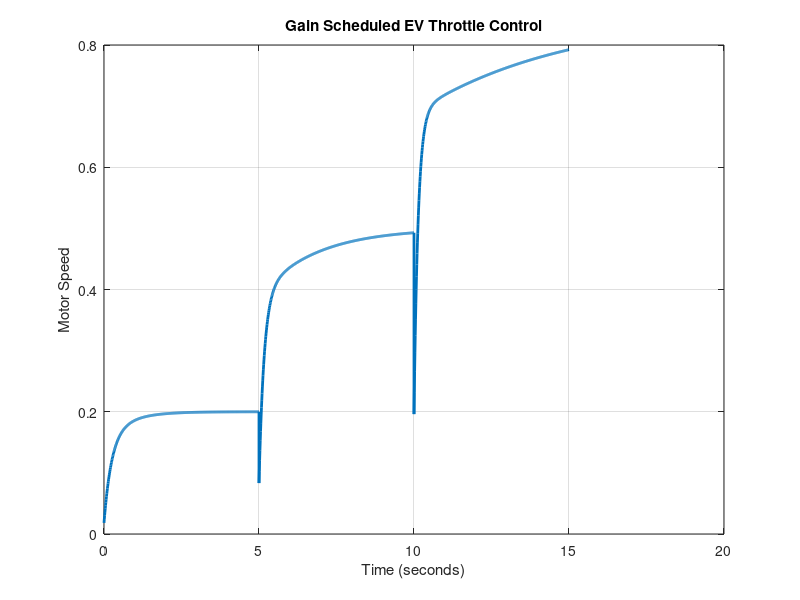

MATLAB code for this plot: (Note: this script raises an error after producing the figure.)
% GAIN SCHEDULED CONTROLLER FOR EV THROTTLE SYSTEM

% This script demonstrates gain scheduling for a throttle-controlled motor.
% Different PID gains are used depending on the throttle zone.

% Zones:
% Zone 1 : 0–30% throttle  -> smooth response (higher Ki)
% Zone 2 : 30–70% throttle -> balanced response
% Zone 3 : 70–100% throttle -> aggressive response (higher Kp, lower Ki)

% Throttle sequence simulated:
% 0–5 sec   -> 20% throttle
% 5–10 sec  -> 50% throttle
% 10–15 sec -> 85% throttle

clc;
clear;
close all;

%STEP 1 : DEFINE MOTOR PLANT MODEL
% Motor parameters
K = 1;          % steady state gain
tau = 0.5;      % time constant (seconds)

% Transfer function of the motor
G = tf(K,[tau 1]);

% STEP 2 : DEFINE PID GAINS FOR EACH THROTTLE ZONE

% Zone 1 (Low throttle 0–30%)
% Smooth response, higher Ki removes steady-state droop
zone1 = [2 3 0.05];    % [Kp Ki Kd]

% Zone 2 (Mid throttle 30–70%)
% Balanced controller gains
zone2 = [3 2 0.1];

% Zone 3 (High throttle 70–100%)
% Faster acceleration, higher Kp and lower Ki
zone3 = [4 1 0.15];

% STEP 3 : DEFINE THROTTLE SETPOINT SEQUENCE

% Simulation time segments
t1 = 0:0.01:5;        % Zone 1 duration
t2 = 5:0.01:10;       % Zone 2 duration
t3 = 10:0.01:15;      % Zone 3 duration

% Throttle levels
u1 = 0.20;            % 20% throttle
u2 = 0.50;            % 50% throttle
u3 = 0.85;            % 85% throttle

% STEP 4 : BUILD PID CONTROLLERS FOR EACH ZONE

% Zone 1 controller
C1 = pid(zone1(1),zone1(2),zone1(3));
T1 = feedback(C1*G,1);

% Zone 2 controller
C2 = pid(zone2(1),zone2(2),zone2(3));
T2 = feedback(C2*G,1);

% Zone 3 controller
C3 = pid(zone3(1),zone3(2),zone3(3));
T3 = feedback(C3*G,1);

% STEP 5 : SIMULATE MOTOR RESPONSE IN EACH ZONE

% Zone 1 simulation (0–5s)
[y1,t_out1] = step(T1,t1);
y1 = y1 * u1;        % scale according to throttle

% Zone 2 simulation (5–10s)
[y2,t_out2] = step(T2,t2-5);
y2 = y2 * u2;

% Zone 3 simulation (10–15s)
[y3,t_out3] = step(T3,t3-10);
y3 = y3 * u3;

% STEP 6 : COMBINE RESPONSES INTO ONE CONTINUOUS SIGNAL
time = [t_out1 ; t_out2+5 ; t_out3+10];
speed = [y1 ; y2 ; y3];

% STEP 7 : PLOT MOTOR SPEED RESPONSE

figure
plot(time,speed,'LineWidth',2)
hold on
grid on

title('Gain Scheduled EV Throttle Control')
xlabel('Time (seconds)')
ylabel('Motor Speed')

% STEP 8 : MARK ZONE TRANSITIONS

% Mark where the throttle zone changes occur
xline(5,'--r','Zone1 → Zone2');
xline(10,'--r','Zone2 → Zone3');

legend('Motor Speed','Zone Transition')
    mkdir('results');

% RESULT

saveas(gcf,'results/gainscheduled_response.png');

% DISPLAY ZONE GAINS

disp('PID Gains Used in Gain Scheduling:')
fprintf('\nZone 1 (0–30%% throttle):  Kp = %.2f  Ki = %.2f  Kd = %.2f\n',zone1)
fprintf('Zone 2 (30–70%% throttle): Kp = %.2f  Ki = %.2f  Kd = %.2f\n',zone2)
fprintf('Zone 3 (70–100%% throttle):Kp = %.2f  Ki = %.2f  Kd = %.2f\n',zone3)
